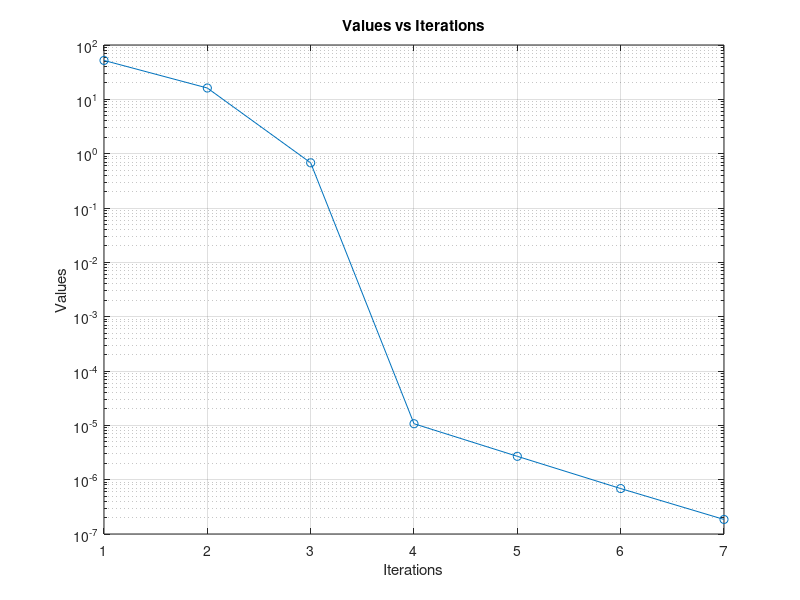

Recreate this plot in MATLAB.
% Setup
clear
close all
clc

% Variables
x_curr = [0, 3]';       % Initial guess.
epsilon = 1e-5;         % Error tolerance.
sigma = 0.5;            % Must be in [0,1].
vals = zeros(1e4, 1);   % To Store Values for Plot Later.
iter = 1;               % Iteration Counter.

% Define functions.
f = @(x) (x(1) - 2)^4 + (x(1) - 2*x(2))^2;
g = @(x) [4*(x(1)-2)^3 + 2*(x(1) - 2*x(2)); -4*(x(1) - 2*x(2))];
h = @(x) [12*(x(1)-2)^2 + 2, -4;-4, 8];

while (true)
    vals(iter, :) = f(x_curr);
    % Initial Newton Step.
    t = (norm(g(x_curr))^2)/( g(x_curr)'*(h(x_curr)*g(x_curr) ));

    % Descent Direction.
    d = -g(x_curr);

    while (f(x_curr + t * d) >= f(x_curr) + sigma * g(x_curr)' * d * t)
        t = t * 0.5;  
    end
    % Update x.
    x_curr = x_curr + t * d;  
    if (norm(g(x_curr)) <= epsilon)
        break;
    end
    iter = iter + 1;
end

values = vals(1:ceil(length(find(vals))/2), :);
iterations = linspace(1, ceil(length(find(vals))/2), ceil(length(find(vals))/2))';

disp('Optimal x:');
disp(x_curr);

% Plot values against iterations.
disp("Plot!")
semilogy(iterations, values, '-o')
xlabel('Iterations')
ylabel('Values')
title('Values vs Iterations')
grid on
